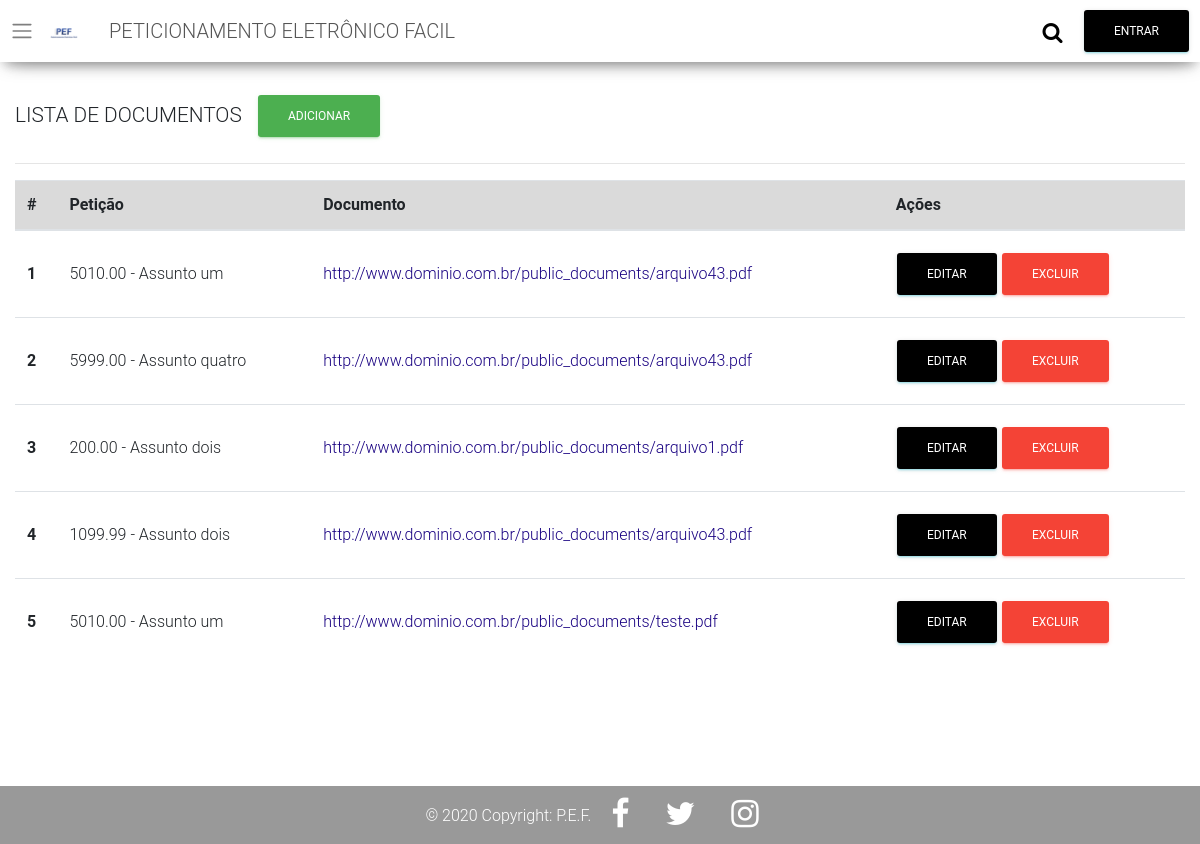
Screenshot of /src/documents/list.php with the database file from the repository.
### tables this page shows
CREATE TABLE `DOCUMENTOS` (
  `Codigo` int unsigned NOT NULL AUTO_INCREMENT,
  `PETICAO_INICIAL_PRIMEIRO_GRAU_Codigo` int unsigned NOT NULL,
  `DOCUMENTO_Codigo` int unsigned NOT NULL,
  PRIMARY KEY (`Codigo`),
  KEY `fk_DOCUMENTOS_PETICAO_INICIAL_PRIMEIRO_GRAU1_idx` (`PETICAO_INICIAL_PRIMEIRO_GRAU_Codigo`),
  KEY `fk_DOCUMENTOS_DOCUMENTO1_idx` (`DOCUMENTO_Codigo`),
  CONSTRAINT `fk_DOCUMENTOS_DOCUMENTO1` FOREIGN KEY (`DOCUMENTO_Codigo`) REFERENCES `DOCUMENTO` (`Codigo`),
  CONSTRAINT `fk_DOCUMENTOS_PETICAO_INICIAL_PRIMEIRO_GRAU1` FOREIGN KEY (`PETICAO_INICIAL_PRIMEIRO_GRAU_Codigo`) REFERENCES `PETICAO_INICIAL_PRIMEIRO_GRAU` (`Codigo`)
);

CREATE TABLE `PETICAO_INICIAL_PRIMEIRO_GRAU` (
  `Codigo` int unsigned NOT NULL AUTO_INCREMENT,
  `Valor_Acao` decimal(11,2) unsigned NOT NULL,
  `ASSUNTO_PRINCIPAL_Codigo` int unsigned NOT NULL,
  PRIMARY KEY (`Codigo`),
  KEY `fk_PETICAO_INICIAL_PRIMEIRO_GRAU_ASSUNTO_PRINCIPAL1_idx` (`ASSUNTO_PRINCIPAL_Codigo`),
  CONSTRAINT `fk_PETICAO_INICIAL_PRIMEIRO_GRAU_ASSUNTO_PRINCIPAL1` FOREIGN KEY (`ASSUNTO_PRINCIPAL_Codigo`) REFERENCES `ASSUNTO_PRINCIPAL` (`Codigo`)
);

CREATE TABLE `ASSUNTO_PRINCIPAL` (
  `Codigo` int unsigned NOT NULL AUTO_INCREMENT,
  `Nome` varchar(100) NOT NULL,
  `CLASSE_PROCESSO_Codigo` int unsigned NOT NULL,
  PRIMARY KEY (`Codigo`),
  KEY `fk_ASSUNTO_PRINCIPAL_CLASSE_PROCESSO1_idx` (`CLASSE_PROCESSO_Codigo`),
  CONSTRAINT `fk_ASSUNTO_PRINCIPAL_CLASSE_PROCESSO1` FOREIGN KEY (`CLASSE_PROCESSO_Codigo`) REFERENCES `CLASSE_PROCESSO` (`Codigo`)
);

CREATE TABLE `DOCUMENTO` (
  `Codigo` int unsigned NOT NULL AUTO_INCREMENT,
  `Arquivo` varchar(255) NOT NULL,
  `TIPO_Codigo` int unsigned NOT NULL,
  PRIMARY KEY (`Codigo`),
  KEY `fk_DOCUMENTO_TIPO1_idx` (`TIPO_Codigo`),
  CONSTRAINT `fk_DOCUMENTO_TIPO1` FOREIGN KEY (`TIPO_Codigo`) REFERENCES `TIPO` (`Codigo`)
);

### src/documents/list.php (the view, shortened to what this page needs)
<!DOCTYPE html>
<html lang="pt-br">
<head>
    <link rel="stylesheet" href="https://stackpath.bootstrapcdn.com/bootstrap/4.4.1/css/bootstrap.min.css">
    <link rel="stylesheet" href="https://stackpath.bootstrapcdn.com/font-awesome/4.7.0/css/font-awesome.min.css">
    <link rel="stylesheet" href="/styles/global.css">
	<link rel="stylesheet" href="/styles/lib.css">
	<link rel="stylesheet" href="https://cdn.jsdelivr.net/npm/sweetalert2@8.19.0/dist/sweetalert2.min.css">
</head>
<body>
    <?php include('../../config/connection.php'); ?>
    <?php include('../../components/header.php'); ?>
    <div style="margin-top: 85px;">
        <h4 class="custom-form-title">LISTA DE DOCUMENTOS <span><a class='btn btn-success ml-3' href="insert.php"> Adicionar</a></span></h4>
        <hr>
        <table class="table table-stripped">
            <thead>
                <tr class='table-active'>
                <th scope="col">#</th>
                <th scope="col">Petição</th>
                <th scope="col">Documento</th>
                <th scope="col">Ações</th>
                </tr>
            </thead>
            <tbody>
                <?php
                    $sql = "SELECT
                        ds.Codigo,
                        p.Valor_Acao as valor,
                        a.Nome as assunto,
                        d.Arquivo
                    FROM DOCUMENTOS ds
                    INNER JOIN PETICAO_INICIAL_PRIMEIRO_GRAU p ON ds.PETICAO_INICIAL_PRIMEIRO_GRAU_Codigo = p.Codigo
                    INNER JOIN DOCUMENTO d ON ds.DOCUMENTO_Codigo = d.Codigo
                    INNER JOIN ASSUNTO_PRINCIPAL a ON p.ASSUNTO_PRINCIPAL_Codigo = a.Codigo";
                    $response = mysqli_query($connection, $sql);
                    if( $response )
                    {
                        $numRows = mysqli_num_rows($response);
                        if($numRows > 0)
                        {
                            while ($line = mysqli_fetch_array($response))
                            {
                                $id = $line['Codigo'];
                                $valor = $line['valor'];
                                $assunto = $line['assunto'];
                                $arquivo = $line['Arquivo'];
                                echo "<tr>
                                        <th scope='row'>$id</th>
                                        <td>$valor - $assunto</td>
                                        <td><a href='$arquivo' target='_blank'>$arquivo</a></td>
                                        <td>
                                            <a href='edit.php?Codigo=$id' class='btn btn-info'>Editar</a>
                                            <a href='delete.php?Codigo=$id' class='btn btn-danger'>Excluir</a>
                                        </td>
                                    </tr>";
                            }
                        } else {
                            echo "<tr>
                                    <th colspan='3'> Nenhum regsitro encontrado.</th>
                                </tr>";
                        }
                    } else {
                        echo "<tr>
                                    <th colspan='3'> Nenhum regsitro encontrado.</th>
                                </tr>";
                    }
                ?>
            </tbody>
        </table>
    </div>
    <?php include('../../components/footer.php'); ?>
</body>
</html>

### styles/global.css (style rules this page uses)
html { position: relative; min-height: 100%; padding-bottom:129px; }
body { background-color: #ececec; margin-bottom: 50px; overflow: hidden; }
.btn { margin-left: 10px; margin-bottom: 5px; padding: 10px; }
.custom-form-title { text-transform: uppercase; display: flex; align-items: center; }
.table td, .table th { vertical-align: middle!important; }

### styles/lib.css (style rules this page uses)
body, h1, h2, h3, h4, h5, h6, .h1, .h2, .h3, .h4 { font-family: "Roboto", "Helvetica", "Arial", sans-serif; font-weight: 300; line-height: 1.5em; }
a { color: #180081; }
* { -webkit-tap-highlight-color: rgba(255, 255, 255, 0); -webkit-tap-highlight-color: transparent; }
h4, .h4 { font-size: 1.3em; line-height: 1.4em; }
.btn { border: none; border-radius: 3px; position: relative; padding: 12px 30px; margin: 10px 1px; font-size: 12px; font-weight: 400; text-transform: uppercase; letter-spacing: 0; will-change: box-shadow, transform; transition: box-shadow 0.2s cubic-bezier(0.4, 0, 1, 1), background-color 0.2s cubic-bezier(0.4, 0, 0.2, 1); }
.btn, .btn.btn-default { box-shadow: 0 2px 2px 0 rgba(153, 153, 153, 0.14), 0 3px 1px -2px rgba(153, 153, 153, 0.2), 0 1px 5px 0 rgba(153, 153, 153, 0.12); }
.btn, .btn:hover, .btn:focus, .btn:active, .btn.active, .btn:active:focus, .btn:active:hover, .btn.active:focus, .btn.active:hover, .open > .btn.dropdown-toggle, .open > .btn.dropdown-toggle:focus, .open > .btn.dropdown-toggle:hover, .btn.btn-default, .btn.btn-default:hover, .btn.btn-default:focus, .btn.btn-default:active, .btn.btn-default.active, .btn.btn-default:active:focus, .btn.btn-default:active:hover, .btn.btn-default.active:focus, .btn.btn-default.active:hover, .open > .btn.btn-default.dropdown-toggle, .open > .btn.btn-default.dropdown-toggle:focus, .open > .btn.btn-default.dropdown-toggle:hover { background-color: #999999; color: #FFFFFF; }
.btn.btn-info { box-shadow: 0 2px 2px 0 rgba(0, 188, 212, 0.14), 0 3px 1px -2px rgba(0, 188, 212, 0.2), 0 1px 5px 0 rgba(0, 0, 0, 0.12); }
.btn.btn-info, .btn.btn-info:hover, .btn.btn-info:focus, .btn.btn-info:active, .btn.btn-info.active, .btn.btn-info:active:focus, .btn.btn-info:active:hover, .btn.btn-info.active:focus, .btn.btn-info.active:hover, .open > .btn.btn-info.dropdown-toggle, .open > .btn.btn-info.dropdown-toggle:focus, .open > .btn.btn-info.dropdown-toggle:hover { background-color: #000; color: #FFFFFF; }
.btn.btn-success { box-shadow: 0 2px 2px 0 rgba(76, 175, 80, 0.14), 0 3px 1px -2px rgba(76, 175, 80, 0.2), 0 1px 5px 0 rgba(76, 175, 80, 0.12); }
.btn.btn-success, .btn.btn-success:hover, .btn.btn-success:focus, .btn.btn-success:active, .btn.btn-success.active, .btn.btn-success:active:focus, .btn.btn-success:active:hover, .btn.btn-success.active:focus, .btn.btn-success.active:hover, .open > .btn.btn-success.dropdown-toggle, .open > .btn.btn-success.dropdown-toggle:focus, .open > .btn.btn-success.dropdown-toggle:hover { background-color: #4caf50; color: #FFFFFF; }
.btn.btn-danger { box-shadow: 0 2px 2px 0 rgba(244, 67, 54, 0.14), 0 3px 1px -2px rgba(244, 67, 54, 0.2), 0 1px 5px 0 rgba(244, 67, 54, 0.12); }
.btn.btn-danger, .btn.btn-danger:hover, .btn.btn-danger:focus, .btn.btn-danger:active, .btn.btn-danger.active, .btn.btn-danger:active:focus, .btn.btn-danger:active:hover, .btn.btn-danger.active:focus, .btn.btn-danger.active:hover, .open > .btn.btn-danger.dropdown-toggle, .open > .btn.btn-danger.dropdown-toggle:focus, .open > .btn.btn-danger.dropdown-toggle:hover { background-color: #f44336; color: #FFFFFF; }
body { background-color: #fff; }

### rows the page displays
documentos: Codigo "1", PETICAO_INICIAL_PRIMEIRO_GRAU_Codigo.Valor_Acao "5010.00", assunto_principal.Nome "Assunto um", DOCUMENTO_Codigo.Arquivo "http://www.dominio.com.br/public_documents/arquivo43.pdf"
documentos: Codigo "2", PETICAO_INICIAL_PRIMEIRO_GRAU_Codigo.Valor_Acao "5999.00", assunto_principal.Nome "Assunto quatro", DOCUMENTO_Codigo.Arquivo "http://www.dominio.com.br/public_documents/arquivo43.pdf"
documentos: Codigo "3", PETICAO_INICIAL_PRIMEIRO_GRAU_Codigo.Valor_Acao "200.00", assunto_principal.Nome "Assunto dois", DOCUMENTO_Codigo.Arquivo "http://www.dominio.com.br/public_documents/arquivo1.pdf"
documentos: Codigo "4", PETICAO_INICIAL_PRIMEIRO_GRAU_Codigo.Valor_Acao "1099.99", assunto_principal.Nome "Assunto dois", DOCUMENTO_Codigo.Arquivo "http://www.dominio.com.br/public_documents/arquivo43.pdf"
documentos: Codigo "5", PETICAO_INICIAL_PRIMEIRO_GRAU_Codigo.Valor_Acao "5010.00", assunto_principal.Nome "Assunto um", DOCUMENTO_Codigo.Arquivo "http://www.dominio.com.br/public_documents/teste.pdf"
